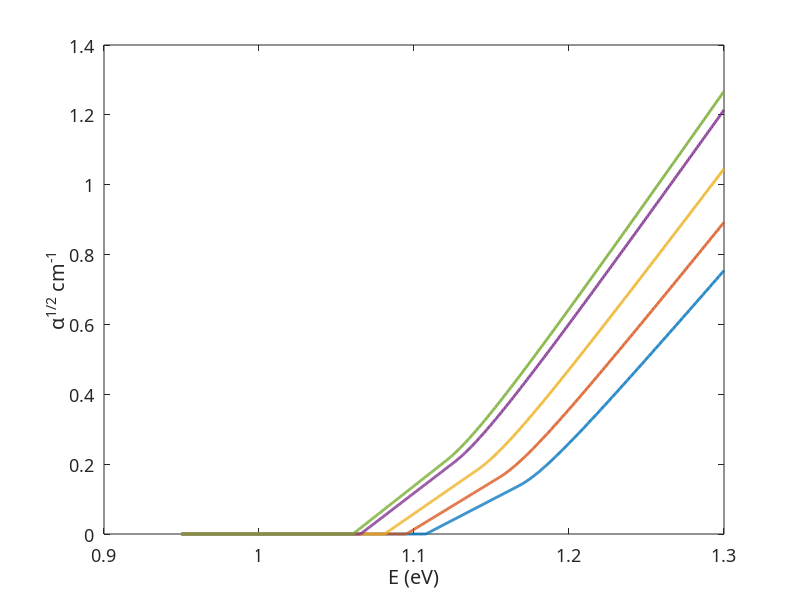

The MATLAB source for this figure: (Note: this script raises an error after producing the figure.)
clc;
clearvars;
close all;

format long;
set(0,'DefaultAxesFontName', 'Latex');
set(0,'DefaultAxesFontSize', 13);



%% physical constants
m0=9.11e-31;
q=1.6e-19;
eps0=8.854e-12;
kB   = 1.38e-23;
h=6.624e-34;
hcut=h/(2*pi);
c=3e8;

me      = 0.98*m0;
mh      = 0.16*m0;
mr      = me*mh/(me+mh);

fcv     = 23*q;
fcvf    = fcv/1000;

eps     = 11.9*eps0;
Eg      = 1.12*q;

%% Vashni's law
Eg0     = 1.17; %eV
A       = 7.021e-4;
B       = 1108;

Eg_V    = @(T) (Eg0 - A*T^2/(B + T))*q; %Vashni's law
Ep      = 0.03 * q;     % Typical phonon energy 20-30meV
%% Task 2: Indirect bandgap
Ts      = [250, 300, 350, 400, 415];
% E       = linspace(Eg-0.1*q,Eg+0.2*q,1000);
E       = linspace(0.95*q,1.3*q,1000);
eV      = 1.6 * 10^-19;

% Direct Allowed transition
figure(3);
for T = Ts
     EgT = Eg_V(T); %From Vashni's law
    % EgT = Eg; %bandgap does not change with temperature
    alpha   = (E>EgT-Ep).*(E - EgT + Ep).^2./(exp(Ep./(kB*T)) - 1) ...
            + (E>EgT+Ep).*(E - EgT - Ep).^2./(1 - exp(-Ep./(kB*T)));
     alpha = alpha/eV;
     alpha = (1e10)^2.*alpha;   %need to make it work

    plot(E/q, sqrt(alpha),'Linewidth', 2,...
        'DisplayName',sprintf('T = %d K',T));

    hold on;
end
xlabel ('E (eV)');
ylabel('\alpha^{1/2} cm^{-1}');
title(sprintf("Energy-dependent \\alpha^{1/2} for %s",string));
subtitle("Due to phonon emission/absorption");
% xlim([Eg/q-0.1,Eg/q+0.2]);
xlim([0.95,1.3]);
%ylim([0, 7]);
grid on;
legend('Box','off');
